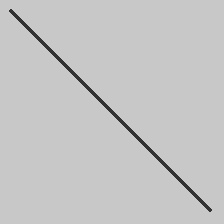
#> input picture dataset/Positive/crack_0.jpg, 224 x 224 px
$ python -i detect_crack.py   (imports and definitions only)   (older library calls are emulated)
#> lines starting #> are read from the running program, lines starting #| are printed output that depends on the picture; after the words box and inside, x2 and y2 are one past the last pixel; in counts of white or black regions, pixels touching at a corner belong together
### src/preprocessing.py
import cv2
import numpy as np

def validate_surface(image):
    """
    Forensic Surface Integrity Check.
    Returns (is_valid, confidence)
    """
    if image is None: return False, 0.0
    gray = cv2.cvtColor(image, cv2.COLOR_BGR2GRAY)

    # Calculate Laplacian variance for focus/texture quality
    var = cv2.Laplacian(gray, cv2.CV_64F).var()
    # Focus Threshold: 100 is a standard for 'well-textured' surface
    focus_conf = min(var / 150.0, 1.0)

    return True, focus_conf

def extract_specimen_roi(image):
    """
    Isolates the core specimen using Otsu-based flood isolation.
    """
    if image is None: return None, None, None
    h, w = image.shape[:2]
    # In forensics, we usually analyze the full frame but skip edges
    margin = 5
    roi = image[margin:h-margin, margin:w-margin]
    bbox = (margin, margin, w-2*margin, h-2*margin)
    return roi, bbox, image

def enhance_roi(roi):
    """
    Signal optimization using CLAHE (Contrast Limited Adaptive Histogram Equalization).
    Essential for isolating hairline fissures in varied lighting.
    """
    if roi is None: return None
    gray = cv2.cvtColor(roi, cv2.COLOR_BGR2GRAY)
    clahe = cv2.createCLAHE(clipLimit=2.5, tileGridSize=(8,8))
    return clahe.apply(gray)

### src/segmentation.py
import cv2
import numpy as np

def filter_thin_elongated_components(mask, mode="all"):
    """
    Forensic geometry filter: strictly isolates crack-like geometry.
    Rejects surface pits/grains (blobs) and salt-and-pepper noise.
    """
    if mask is None or np.sum(mask) == 0: return mask

    num_labels, labels, stats, _ = cv2.connectedComponentsWithStats(mask, connectivity=8)
    refined = np.zeros_like(mask)

    for i in range(1, num_labels):
        w_c, h_c, area = stats[i, cv2.CC_STAT_WIDTH], stats[i, cv2.CC_STAT_HEIGHT], stats[i, cv2.CC_STAT_AREA]
        slenderness = max(w_c, h_c) / (min(w_c, h_c) + 1e-6)

        # Forensic refinement based on detection focus
        min_area, min_slend = 60, 2.5
        if mode == "hairline":
            min_area, min_slend = 25, 3.5
        elif mode == "alligator":
            min_area, min_slend = 40, 1.4 # Networks are less slender but connected
        elif mode == "structural":
            min_area, min_slend = 150, 1.8
        elif mode == "thermal":
            min_area, min_slend = 80, 2.8

        if (slenderness > min_slend and area > min_area) or area > 450:
            if slenderness > 1.1:
                refined[labels == i] = 255

    return refined

def structural_forensic_segmentation(image, model=None, device="cpu", use_dl=False, detection_mode="all"):
    """
    Hybrid adaptive signal acquisition.
    Tuned for forensic accuracy. (Ultra-Lightweight CV Engine)
    """
    if image is None: return None
    gray = cv2.cvtColor(image, cv2.COLOR_BGR2GRAY)

    # Small 3x3 blur to help connectivity while preserving precision
    blurred = cv2.GaussianBlur(gray, (3,3), 0)

    # Adaptive thresholding: C=8 (Proven forensic standard)
    thresh = cv2.adaptiveThreshold(blurred, 255, cv2.ADAPTIVE_THRESH_GAUSSIAN_C, cv2.THRESH_BINARY_INV, 31, 8)

    return filter_thin_elongated_components(thresh, mode=detection_mode)

### src/measurement.py
import cv2
import numpy as np

# [22 lines left out: function get_branch_details, not called in this run]

def structural_forensic_analysis(mask, scale_mm_per_px=0.2, target_unit="mm", skeleton_mask=None, image=None, detection_mode="all"):
    """
    Full dimensional and severity analysis for the 5-panel suite.
    Supports units: px, mm, cm, m, inch
    """
    if mask is None: return None

    h_mask, w_mask = mask.shape[:2]
    crack_pixels = np.sum(mask > 0)
    # Threshold for detection: 20 pixels is the forensics noise floor
    crack_detected = crack_pixels > 20

    length_px = 0.0
    avg_width_px = 0.0
    max_width_px = 0.0
    branch_count = 0
    branch_points = []

    if crack_detected and skeleton_mask is not None:
        length_px = float(np.sum(skeleton_mask > 0))
        branch_count, branch_points = get_branch_details(skeleton_mask)

        # Approximate Max Width and Average Width via distance transformation
        dist_trans = cv2.distanceTransform((mask > 0).astype(np.uint8), cv2.DIST_L2, 3)

        # Forensic average width along skeletal center-line (Very Robust)
        skel_points = skeleton_mask > 0
        if np.any(skel_points):
             avg_width_px = float(np.mean(dist_trans[skel_points]) * 2.0)
             max_width_px = float(np.max(dist_trans) * 2.0)
        else:
             avg_width_px = 0.0
             max_width_px = 0.0
             length_px = 1e-6

    # Unit Conversion Logic (Baseline is mm)
    # 1 inch = 25.4 mm
    # 1 cm = 10 mm
    # 1 m = 1000 mm

    # Base conversions in MM
    base_length_mm = length_px * scale_mm_per_px
    base_width_mm = avg_width_px * scale_mm_per_px
    base_max_width_mm = max_width_px * scale_mm_per_px

    conversions = {
        "px": 1.0 / scale_mm_per_px, # If users want raw px
        "mm": 1.0,
        "cm": 0.1,
        "m": 0.001,
        "inch": 1.0 / 25.4
    }

    unit_factor = conversions.get(target_unit, 1.0)

    current_metrics = {
        "unit": target_unit,
        "length": round(base_length_mm * unit_factor, 3) if target_unit != "px" else round(length_px, 1),
        "avg_width": round(base_width_mm * unit_factor, 3) if target_unit != "px" else round(avg_width_px, 1),
        "max_width": round(base_max_width_mm * unit_factor, 3) if target_unit != "px" else round(max_width_px, 1),
    }

    # Depth Estimation (Forensic heuristic: Depth is roughly 8-12x aperture width)
    # Shown only as a heuristic 'Depth Est.' in UI.
    depth_est_mm = round(base_width_mm * 8.5, 2)
    depth_est_unit = round(depth_est_mm * unit_factor, 2) if target_unit != "px" else depth_est_mm

    # Orientation Analysis
    orientation = "N/A"
    if crack_detected:
         orientation = "Vertical" if h_mask > w_mask else "Horizontal"

    # Severity Classification (Fine-Tuned Forensic Standard)
    # Severe: > 1.0mm (ACI Standard) | Moderate: 0.4mm - 1.0mm | Mild: < 0.4mm
    # We use an 80% Average / 20% Max blend to catch structural distress accurately.
    weighted_width_mm = (base_width_mm * 0.8) + (base_max_width_mm * 0.2)

    severity_class = "Non-crack"
    hazard_level = "None"
    crack_type = "N/A"

    if crack_detected:
        # Predict Crack Type based on Forensic Heuristics
        if branch_count > 18:
             crack_type = "Alligator (Fatigue Network)"
        elif branch_count > 8:
             crack_type = "Block / Interconnected"
        elif orientation == "Horizontal":
             crack_type = "Longitudinal (Settlement)" if weighted_width_mm >= 0.8 else "Thermal / Expansion"
        elif orientation == "Vertical":
             crack_type = "Transverse (Shrinkage)"
        else:
             crack_type = "Diagonal / Diagonal Shear"

        # Override with detection mode focus if applicable
        if detection_mode != "all":
             crack_type = f"{crack_type} [{detection_mode.capitalize()} Mode]"

        if weighted_width_mm >= 1.0 or base_max_width_mm >= 2.0:
            severity_class = "Severe"
            hazard_level = "High Risk - Major Structural Distress"
        elif weighted_width_mm >= 0.4:
            severity_class = "Moderate"
            hazard_level = "Moderate Risk - Monitor for Active Growth"
        elif weighted_width_mm > 0.05:
            severity_class = "Mild"
            hazard_level = "Cosmetic - Hairline Fissure"
        else:
            severity_class = "Trace"
            hazard_level = "Micro-fissure - Stability Probable"

    # Expert Recommendation Logic
    recommendations = {
        "Severe": "Critical structural integrity concern. Significant aperture width suggests major stress. Immediate engineering review required.",
        "Moderate": "Visible crack development with notable width. Monitor monthly for active growth.",
        "Mild": "Surface hairline/mild fissure. Cosmetic or early-stage concern. Re-inspect in 12 months.",
        "Trace": "Micro-fissure detected. Surface stable but monitor during future inspections.",
        "Non-crack": "Structural surface appears healthy within design tolerances."
    }

    return {
        "crack_detected": crack_detected,
        "classification": {
            "severity": severity_class,
            "hazard": hazard_level,
            "crack_type": crack_type
        },
        "measurements": {
            "length_px": round(length_px, 1),
            "avg_width_px": round(avg_width_px, 1),
            "max_width_px": round(max_width_px, 1),
            "unit": target_unit,
            "length_val": current_metrics["length"],
            "avg_width_val": current_metrics["avg_width"],
            "max_width_val": current_metrics["max_width"],
            "depth_val": depth_est_unit,
            "depth_mm": depth_est_mm,
            "depth_reason": f"Heuristic estimate based on aperture width ({target_unit})." if target_unit != "px" else "Heuristic estimate based on aperture width (mm)."
        },
        "geometry": {
            "orientation": orientation,
            "branch_count": branch_count,
            "branch_points": branch_points
        },
        "confidence_percent": 98.5 if crack_detected else 0.0,
        "assessment": recommendations.get(severity_class, "Inspection complete."),
        "recommendation": recommendations.get(severity_class, "")
    }

### src/visualization.py
import cv2
import numpy as np

def visualize_results(image, results):
    """
    Forensic Visualization Dashboard.
    Dynamic overlay with glassmorphism-style metadata HUD.
    """
    if image is None: return None
    overlay = image.copy()
    h, w = image.shape[:2]

    is_detected = results.get('crack_detected', False)
    measurements = results.get('measurements', {})
    classification = results.get('classification', {})
    geometry = results.get('geometry', {})

    # Forensic Severity Colors
    COLOR_SCHEMA = {
        "Trace": (200, 255, 0), "Hairline": (0, 255, 255), "Fine": (255, 120, 0), "Mild": (0, 255, 255),
        "Moderate": (0, 165, 255), "Severe": (0, 0, 255), "Non-crack": (200, 200, 200)
    }
    severity = classification.get('severity', "Non-crack")
    color = COLOR_SCHEMA.get(severity, (255, 255, 255))

    if is_detected:
        mask = results.get('mask_binary')
        if mask is not None:
             mask_uint8 = (mask > 0).astype(np.uint8) * 255
             cnts, _ = cv2.findContours(mask_uint8, cv2.RETR_EXTERNAL, cv2.CHAIN_APPROX_SIMPLE)

             # Structural Highlighting
             color_layer = np.zeros_like(image)
             color_layer[:] = color
             colored_region = cv2.bitwise_and(color_layer, color_layer, mask=mask_uint8)
             overlay = cv2.addWeighted(overlay, 1.0, colored_region, 0.65, 0)
             cv2.drawContours(overlay, cnts, -1, (255, 255, 255), 1)

             # Visualizing Branch Points
             branch_pts = geometry.get('branch_points', [])
             roi_offset = geometry.get('roi_offset', (0, 0))
             for pt in branch_pts:
                 # Luminous Branch Detection Dots (Larger & Higher Contrast)
                 gx, gy = int(pt[0] + roi_offset[0]), int(pt[1] + roi_offset[1])
                 cv2.circle(overlay, (gx, gy), 8, (255, 255, 255), -1) # Background Glow
                 cv2.circle(overlay, (gx, gy), 6, (0, 0, 255), -1) # Luminous Red Core
                 cv2.circle(overlay, (gx, gy), 8, (255, 255, 255), 1) # Sharp Outer Rim

        # Redesigned Forensic HUD: Vertical Stack for Zero-Overlap
        hud_h = 160
        hud_y = h - hud_h
        cv2.rectangle(overlay, (0, hud_y), (w, h), (10, 10, 10), -1) # Solid dark footer

        # Overlay back onto original with 85% opacity for professional glass look
        image_hud = image.copy()
        cv2.rectangle(image_hud, (0, hud_y), (w, h), (20, 20, 20), -1)
        overlay = cv2.addWeighted(image_hud, 0.85, overlay, 0.15, 0)

        font = cv2.FONT_HERSHEY_DUPLEX
        conf = float(results.get('confidence_percent', 0.0))
        severity = classification.get('severity', "Non-crack").upper()

        # Single Vertical Column for metrics
        margin_left = 25
        line_height = 28
        curr_y = hud_y + 35

        # Line 1: Status & Severity (Prominent)
        cv2.putText(overlay, f"INSPECTION: SUCCESSFUL | SEVERITY: {severity}", (margin_left, curr_y), font, 0.65, color, 2)

        # Line 2: Hazard / Crack Type
        curr_y += line_height
        hazard = classification.get('hazard', 'None').upper()
        c_type = classification.get('crack_type', 'N/A').upper()
        cv2.putText(overlay, f"HAZARD: {hazard} | TYPE: {c_type}", (margin_left, curr_y), font, 0.45, (220, 220, 220), 1)

        # Line 3: Dimensions
        curr_y += line_height
        l_val = measurements.get('length_val', 0.0)
        w_val = measurements.get('avg_width_val', 0.0)
        unit = measurements.get('unit', 'mm')
        metrics_line = f"DIMENSIONS: {l_val:.2f}{unit} length | {w_val:.2f}{unit} avg width"
        cv2.putText(overlay, metrics_line, (margin_left, curr_y), font, 0.55, (200, 200, 200), 1)

        # Line 4: Geometry & Depth
        curr_y += line_height
        orient = geometry.get('orientation', 'n/a').upper()
        branches = geometry.get('branch_count', 0)
        d_val = measurements.get('depth_val', 0.0)
        extra_line = f"GEOMETRY: {orient} | BRANCHES: {branches} | DEPTH EST: {d_val:.2f}{unit if unit != 'px' else 'mm'}"
        cv2.putText(overlay, extra_line, (margin_left, curr_y), font, 0.55, (200, 200, 200), 1)

        # Line 5: Confidence (Footer)
        curr_y += line_height - 5
        cv2.putText(overlay, f"FORENSIC CONFIDENCE: {conf:.1f}%", (margin_left, curr_y), font, 0.45, (150, 150, 150), 1)
    else:
        # Case: No Structural Signal
        cv2.rectangle(overlay, (0, h - 60), (w, h), (10, 50, 10), -1)
        cv2.putText(overlay, "FORENSIC SYSTEM: NO STRUCTURAL DISTRESS DETECTED", (20, h - 25),
                    cv2.FONT_HERSHEY_DUPLEX, 0.65, (0, 255, 0), 1)

    return overlay

### src/postprocessing.py
import cv2
import numpy as np

# [6 lines left out: function suppress_non_crack_edges, not called in this run]

def isolate_crack_network(mask):
    """
    Forensic Network Isolation.
    Ensures that only elongated, crack-like structures are preserved.
    """
    if mask is None or np.sum(mask) == 0: return mask

    num_labels, labels, stats, _ = cv2.connectedComponentsWithStats(mask, connectivity=8)
    if num_labels <= 1: return mask

    refined = np.zeros_like(mask)
    for i in range(1, num_labels):
        w_c, h_c, area = stats[i, cv2.CC_STAT_WIDTH], stats[i, cv2.CC_STAT_HEIGHT], stats[i, cv2.CC_STAT_AREA]
        # Slenderness is the gold standard for separating cracks from texture
        slenderness = max(w_c, h_c) / (min(w_c, h_c) + 1e-6)

        # Keep only elongated structures or significant structural zones
        if (slenderness > 2.0 and area > 60) or area > 600:
             refined[labels == i] = 255

    # Rescue logic: If we filtered everything, try a more permissive check on the largest piece
    if np.sum(refined) == 0:
        largest_label = 1 + np.argmax(stats[1:, cv2.CC_STAT_AREA])
        w_c, h_c = stats[largest_label, cv2.CC_STAT_WIDTH], stats[largest_label, cv2.CC_STAT_HEIGHT]
        if max(w_c, h_c) / (min(w_c, h_c) + 1e-6) > 2.0:
            refined[labels == largest_label] = 255

    return refined

# [5 lines left out: function prune_skeleton, not called in this run]

def refine_crack_mask(network_mask):
    """
    Structural smoothing Iteration.
    """
    if network_mask is None: return None
    kernel = cv2.getStructuringElement(cv2.MORPH_RECT, (3,3))
    return cv2.morphologyEx(network_mask, cv2.MORPH_CLOSE, kernel, iterations=1)

### src/detect_crack.py
import os
import cv2
import datetime
import time
import numpy as np
from skimage.morphology import skeletonize

from src.preprocessing import (
    extract_specimen_roi,
    enhance_roi,
    validate_surface,
)
from src.segmentation import structural_forensic_segmentation
from src.postprocessing import (
    isolate_crack_network,
    refine_crack_mask,
)
from src.measurement import structural_forensic_analysis
from src.visualization import visualize_results

class ConcreteCrackDetector:
    """
    End-to-end Forensic Crack Detection Suite.
    Ultra-Lightweight Engine: Optimized for 512MB RAM constraints.
    """
    def __init__(self, model_path=None, device="cpu"):
        self.device = "cpu" # Force CPU for lightweight execution
        self.weights_loaded = False
        self.model = None

    # [13 lines left out: function analyze_frame, not called in this run]

    def detect_cracks(self, image_path, output_dir, scale_mm_per_px=0.2, target_unit="mm", detection_mode="all"):
        """
        Full 9-Phase Inspection Pipeline.
        """
#> called with image_path = '../dataset/Positive/crack_0.jpg', output_dir = 'out.png', scale_mm_per_px = 0.2, target_unit = 'mm', detection_mode = 'all'
        image = cv2.imread(image_path)
#> image is the input picture: shape (224, 224, 3); min 44, max 206, mean 197
        if image is None: raise ValueError("Image read failed.")

        img_id = os.path.splitext(os.path.basename(image_path))[0]
        os.makedirs(os.path.join(output_dir, "stages"), exist_ok=True)

        def save_stage(img, name, label):
             rel_path = f"stages/{name}_{img_id}.jpg"
             out_path = os.path.join(output_dir, rel_path)
             canvas = img.copy()
             if len(canvas.shape) == 2: canvas = cv2.cvtColor(canvas, cv2.COLOR_GRAY2BGR)
             cv2.putText(canvas, f"PHASE: {label}", (10, 30), cv2.FONT_HERSHEY_SIMPLEX, 0.7, (0, 255, 0), 2)
             cv2.imwrite(out_path, canvas)
             return rel_path

        # Phase 0: Forensic Surface Validation (NO EARLY EXIT)
        is_standard, surf_conf = validate_surface(image)
#> in validate_surface, `var = cv2.Laplacian(gray, cv2.CV_64F).var()`: var = 1448.1
#> in validate_surface, `focus_conf = min(var / 150.0, 1.0)`: focus_conf = 1
#> is_standard = True; surf_conf = 1
        surface_label = "Concrete" if is_standard else "Concrete (low-confidence validation)"
#> surface_label = 'Concrete'

        # Phase 1: Original Specimen
        p1 = save_stage(image, "p1", "ORIGINAL SPECIMEN SURFACE")
#> p1 = 'stages/p1_crack_0.jpg'

        # Phase 2: ROI Enhancement
        roi_img, roi_bbox, _ = extract_specimen_roi(image)
#> roi_bbox = (5, 5, 214, 214)
        enhanced = enhance_roi(roi_img)
        p2 = save_stage(enhanced, "p2", "SIGNAL OPTIMIZATION (CLAHE)")
#> call 2 of save_stage, with name = 'p2', label = 'SIGNAL OPTIMIZATION (CLAHE)'
#> in save_stage (call 2), `cv2.putText(canvas, f"PHASE: {label}", (10, 30), cv2.FONT_HERSHEY_SIMP..`:
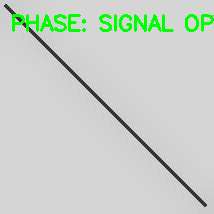
#> canvas: shape (214, 214, 3); mean B, G, R 201.4, 209.6, 201.4
#> p2 = 'stages/p2_crack_0.jpg'

        # Phase 3: Crack Region Isolation
        # Pure CV Engine: High precision adaptive segmentation
        initial_mask = structural_forensic_segmentation(cv2.cvtColor(enhanced, cv2.COLOR_GRAY2BGR), self.model, self.device, self.weights_loaded, detection_mode=detection_mode)
#> in structural_forensic_segmentation, `thresh = cv2.adaptiveThreshold(blurred, 255, cv2.ADAPTIVE_THRESH_GAUSS..`:
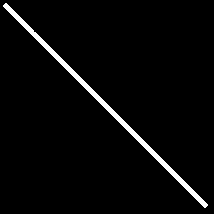
#> thresh: shape (214, 214); 3.1% white; 1 white region, box (x1, y1, x2, y2) and area: (3, 3, 208, 208) 1416
#> in filter_thin_elongated_components, `num_labels, labels, stats, _ = cv2.connectedComponentsWithStats(mask, ..`: num_labels = 2; stats = [[0, 0, 214, 214, 44380], [3, 3, 205, 205, 1416]]
#> the loop in filter_thin_elongated_components, `for i in range(1, num_labels):` made 1 pass
#> (w_c, h_c, area, slenderness) on pass 1: (205, 205, 1416, 1)
        if initial_mask is None: initial_mask = np.zeros(enhanced.shape[:2], dtype=np.uint8)

        isolated_mask = isolate_crack_network(initial_mask)
        final_mask = refine_crack_mask(isolated_mask)
        p3 = save_stage(final_mask, "p3", "FORENSIC CRACK MASK")
#> p3 = 'stages/p3_crack_0.jpg'

        # Phase 4: Geometry & Measurement
        skeleton = (skeletonize(final_mask > 0) * 255).astype(np.uint8)
        p4 = save_stage(skeleton, "p4", "AXIAL GEOMETRY (SKELETON)")
#> call 4 of save_stage, with name = 'p4', label = 'AXIAL GEOMETRY (SKELETON)'
#> in save_stage (call 4), `cv2.putText(canvas, f"PHASE: {label}", (10, 30), cv2.FONT_HERSHEY_SIMP..`:
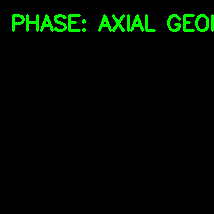
#> canvas: shape (214, 214, 3); mean B, G, R 0, 8.3, 0
#> p4 = 'stages/p4_crack_0.jpg'

        # Phase 5: Final Forensic Assessment
        analysis = structural_forensic_analysis(final_mask, scale_mm_per_px, target_unit, skeleton, detection_mode=detection_mode)
#> in structural_forensic_analysis, `crack_pixels = np.sum(mask > 0)`: crack_pixels = 0
#> in structural_forensic_analysis, `crack_detected = crack_pixels > 20`: crack_detected = False
#> analysis = 7 items
        analysis['timestamp_unix'] = int(time.time())
        # Restore full-scale mask for overlay visualization
        h_orig, w_orig = image.shape[:2]
        full_mask = np.zeros((h_orig, w_orig), dtype=np.uint8)
        x, y, w_r, h_r = roi_bbox
#> x = 5; y = 5; w_r = 214; h_r = 214
        mask_roi = cv2.resize(final_mask, (w_r, h_r), interpolation=cv2.INTER_NEAREST)
        full_mask[y:y+h_r, x:x+w_r] = mask_roi
#> full_mask: shape (224, 224); every value is 0
        analysis['mask_binary'] = full_mask
        analysis['geometry']['roi_offset'] = (x, y)

        # Forensic Confidence
        detection_conf = 0.0
        if analysis.get('crack_detected'):
            # Base confidence of detection is high if the geometry filters passed
            detection_conf = 85.0 + (surf_conf * 14.0)
        else:
            detection_conf = surf_conf * 100.0
#> detection_conf = 100

        analysis['confidence_percent'] = round(detection_conf, 1)

        integrity_vis = visualize_results(image, analysis)
#> in visualize_results, `is_detected = results.get('crack_detected', False)`: is_detected = False
#> in visualize_results, `measurements = results.get('measurements', {})`: measurements = 10 items
#> in visualize_results, `classification = results.get('classification', {})`: classification = {'severity': 'Non-crack', 'hazard': 'None', 'crack_type': 'N/A'}
#> in visualize_results, `geometry = results.get('geometry', {})`: geometry = {'orientation': 'N/A', 'branch_count': 0, 'branch_points': [], 'roi_offset': (5, 5)}
#> in visualize_results, `severity = classification.get('severity', "Non-crack")`: severity = 'Non-crack'
#> in visualize_results, `color = COLOR_SCHEMA.get(severity, (255, 255, 255))`: color = (200, 200, 200)
#> in visualize_results, `cv2.rectangle(overlay, (0, h - 60), (w, h), (10, 50, 10), -1)`:
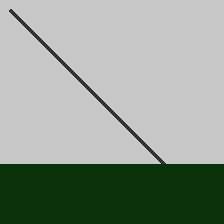
#> overlay: shape (224, 224, 3); mean B, G, R 146.8, 157.5, 146.8
        p5 = save_stage(integrity_vis, "p5", "FINAL FORENSIC ASSESSMENT")
#> (the rest of the program and of its run is left out)
